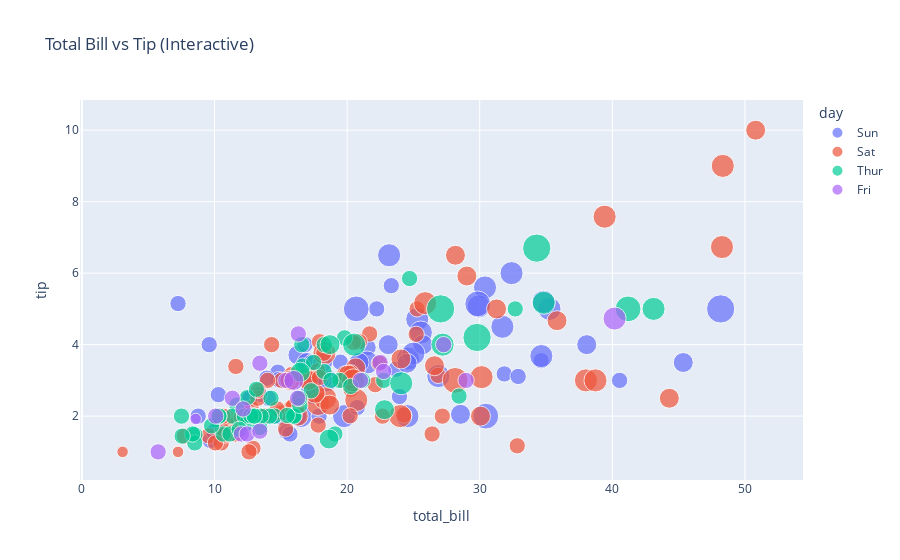

Notebook source saved alongside this figure:
### Markdown cell above
# Exercise 7: Interactive Scatter Plot (Plotly)

### Code cell
# Exercise 7: Scatter total_bill vs tip, color=day, size=size, hover=time+smoker
import plotly.express as px

tips = px.data.tips()

fig = px.scatter(
    tips,
    x='total_bill',
    y='tip',
    color='day',           # Color by day
    size='size',           # Size by table size
    hover_data=['time', 'smoker'],  # Extra hover info
    title="Total Bill vs Tip (Interactive)"
)
fig.show()

### Figure 1 — Plotly figure (JSON) as saved in the notebook; plotly's stock layout.template omitted (floating-point values rounded to 4 significant figures; data arrays with more than 128 entries replaced by an {"elided": "..."} marker saying what was removed)
{"data": [{"customdata": {"elided": "76x2 str values"}, "hovertemplate": "day=Sun<br>total_bill=%{x}<br>tip=%{y}<br>size=%{marker.size}<br>time=%{customdata[0]}<br>smoker=%{customdata[1]}<extra></extra>", "legendgroup": "Sun", "marker": {"color": "#636efa", "size": [2, 3, 3, 2, 4, 4, 2, 4, 2, 2, 2, 4, 2, 4, 2, 2, 3, 3, 3, 2, 2, 2, 4, 2, 2, 4, 3, 2, 2, 2, 4, 2, 4, 2, 3, 2, 3, 2, 4, 2, 2, 3, 4, 4, 5, 6, 4, 2, 4, 4, 2, 3, 2, 2, 3, 2, 4, 2, 2, 2, 2, 2, 2, 2, 2, 4, 2, 3, 4, 2, 5, 3, 5, 3, 3, 2], "sizemode": "area", "sizeref": 0.015, "symbol": "circle"}, "mode": "markers", "name": "Sun", "orientation": "v", "showlegend": true, "x": [16.99, 10.34, 21.01, 23.68, 24.59, 25.29, 8.77, 26.88, 15.04, 14.78, 10.27, 35.26, 15.42, 18.43, 14.83, 21.58, 10.33, 16.29, 16.97, 17.46, 13.94, 9.68, 30.4, 18.29, 22.23, 32.4, 28.55, 18.04, 12.54, 10.29, 34.81, 9.94, 25.56, 19.49, 38.07, 23.95, 25.71, 17.31, 29.93, 14.07, 13.13, 17.26, 24.55, 19.77, 29.85, 48.17, 25.0, 13.39, 16.49, 21.5, 12.66, 16.21, 13.81, 17.51, 24.52, 20.76, 31.71, 7.25, 31.85, 16.82, 32.9, 17.89, 14.48, 9.6, 34.63, 34.65, 23.33, 45.35, 23.17, 40.55, 20.69, 20.9, 30.46, 18.15, 23.1, 15.69], "xaxis": "x", "y": [1.01, 1.66, 3.5, 3.31, 3.61, 4.71, 2.0, 3.12, 1.96, 3.23, 1.71, 5.0, 1.57, 3.0, 3.02, 3.92, 1.67, 3.71, 3.5, 2.54, 3.06, 1.32, 5.6, 3.0, 5.0, 6.0, 2.05, 3.0, 2.5, 2.6, 5.2, 1.56, 4.34, 3.51, 4.0, 2.55, 4.0, 3.5, 5.07, 2.5, 2.0, 2.74, 2.0, 2.0, 5.14, 5.0, 3.75, 2.61, 2.0, 3.5, 2.5, 2.0, 2.0, 3.0, 3.48, 2.24, 4.5, 5.15, 3.18, 4.0, 3.11, 2.0, 2.0, 4.0, 3.55, 3.68, 5.65, 3.5, 6.5, 3.0, 5.0, 3.5, 2.0, 3.5, 4.0, 1.5], "yaxis": "y", "type": "scatter"}, {"customdata": {"elided": "87x2 str values"}, "hovertemplate": "day=Sat<br>total_bill=%{x}<br>tip=%{y}<br>size=%{marker.size}<br>time=%{customdata[0]}<br>smoker=%{customdata[1]}<extra></extra>", "legendgroup": "Sat", "marker": {"color": "#EF553B", "size": [3, 2, 2, 2, 4, 2, 4, 2, 2, 2, 2, 2, 4, 2, 4, 2, 3, 3, 3, 3, 3, 3, 4, 2, 2, 4, 2, 2, 2, 4, 3, 3, 2, 1, 2, 2, 2, 3, 2, 2, 2, 2, 2, 3, 2, 2, 2, 2, 2, 2, 2, 2, 1, 2, 2, 3, 2, 3, 4, 2, 2, 3, 4, 4, 2, 3, 2, 5, 2, 2, 4, 4, 2, 2, 4, 3, 2, 2, 2, 2, 2, 2, 3, 3, 2, 2, 2], "sizemode": "area", "sizeref": 0.015, "symbol": "circle"}, "mode": "markers", "name": "Sat", "orientation": "v", "showlegend": true, "x": [20.65, 17.92, 20.29, 15.77, 39.42, 19.82, 17.81, 13.37, 12.69, 21.7, 19.65, 9.55, 18.35, 15.06, 20.69, 17.78, 24.06, 16.31, 16.93, 18.69, 31.27, 16.04, 38.01, 26.41, 11.24, 48.27, 20.29, 13.81, 11.02, 18.29, 17.59, 20.08, 16.45, 3.07, 20.23, 15.01, 12.02, 17.07, 26.86, 25.28, 14.73, 10.51, 17.92, 44.3, 22.42, 20.92, 15.36, 20.49, 25.21, 18.24, 14.31, 14.0, 7.25, 10.59, 10.63, 50.81, 15.81, 26.59, 38.73, 24.27, 12.76, 30.06, 25.89, 48.33, 13.27, 28.17, 12.9, 28.15, 11.59, 7.74, 30.14, 20.45, 13.28, 22.12, 24.01, 15.69, 11.61, 10.77, 15.53, 10.07, 12.6, 32.83, 35.83, 29.03, 27.18, 22.67, 17.82], "xaxis": "x", "y": [3.35, 4.08, 2.75, 2.23, 7.58, 3.18, 2.34, 2.0, 2.0, 4.3, 3.0, 1.45, 2.5, 3.0, 2.45, 3.27, 3.6, 2.0, 3.07, 2.31, 5.0, 2.24, 3.0, 1.5, 1.76, 6.73, 3.21, 2.0, 1.98, 3.76, 2.64, 3.15, 2.47, 1.0, 2.01, 2.09, 1.97, 3.0, 3.14, 5.0, 2.2, 1.25, 3.08, 2.5, 3.48, 4.08, 1.64, 4.06, 4.29, 3.76, 4.0, 3.0, 1.0, 1.61, 2.0, 10.0, 3.16, 3.41, 3.0, 2.03, 2.23, 2.0, 5.16, 9.0, 2.5, 6.5, 1.1, 3.0, 1.5, 1.44, 3.09, 3.0, 2.72, 2.88, 2.0, 3.0, 3.39, 1.47, 3.0, 1.25, 1.0, 1.17, 4.67, 5.92, 2.0, 2.0, 1.75], "yaxis": "y", "type": "scatter"}, {"customdata": [["Lunch", "No"], ["Lunch", "No"], ["Lunch", "No"], ["Lunch", "Yes"], ["Lunch", "No"], ["Lunch", "No"], ["Lunch", "Yes"], ["Lunch", "No"], ["Lunch", "No"], ["Lunch", "No"], ["Lunch", "No"], ["Lunch", "No"], ["Lunch", "No"], ["Lunch", "No"], ["Lunch", "No"], ["Lunch", "No"], ["Lunch", "No"], ["Lunch", "No"], ["Lunch", "No"], ["Lunch", "No"], ["Lunch", "No"], ["Lunch", "No"], ["Lunch", "No"], ["Lunch", "No"], ["Lunch", "No"], ["Lunch", "No"], ["Lunch", "No"], ["Lunch", "No"], ["Lunch", "No"], ["Lunch", "No"], ["Lunch", "No"], ["Lunch", "No"], ["Lunch", "No"], ["Lunch", "No"], ["Lunch", "Yes"], ["Lunch", "No"], ["Lunch", "No"], ["Lunch", "No"], ["Lunch", "No"], ["Lunch", "No"], ["Lunch", "No"], ["Lunch", "No"], ["Lunch", "No"], ["Lunch", "No"], ["Lunch", "No"], ["Lunch", "No"], ["Lunch", "Yes"], ["Lunch", "Yes"], ["Lunch", "Yes"], ["Lunch", "Yes"], ["Lunch", "No"], ["Lunch", "Yes"], ["Lunch", "Yes"], ["Lunch", "Yes"], ["Lunch", "Yes"], ["Lunch", "Yes"], ["Lunch", "Yes"], ["Lunch", "Yes"], ["Lunch", "Yes"], ["Lunch", "Yes"], ["Lunch", "Yes"], ["Dinner", "No"]], "hovertemplate": "day=Thur<br>total_bill=%{x}<br>tip=%{y}<br>size=%{marker.size}<br>time=%{customdata[0]}<br>smoker=%{customdata[1]}<extra></extra>", "legendgroup": "Thur", "marker": {"color": "#00cc96", "size": [4, 2, 2, 2, 2, 1, 2, 2, 4, 2, 2, 2, 2, 2, 2, 4, 2, 2, 2, 2, 2, 6, 2, 2, 2, 3, 2, 2, 2, 2, 2, 2, 2, 2, 2, 2, 2, 6, 5, 6, 2, 2, 3, 2, 2, 2, 2, 2, 2, 2, 2, 2, 4, 2, 2, 3, 2, 2, 2, 4, 3, 2], "sizemode": "area", "sizeref": 0.015, "symbol": "circle"}, "mode": "markers", "name": "Thur", "orientation": "v", "showlegend": true, "x": [27.2, 22.76, 17.29, 19.44, 16.66, 10.07, 32.68, 15.98, 34.83, 13.03, 18.28, 24.71, 21.16, 10.65, 12.43, 24.08, 11.69, 13.42, 14.26, 15.95, 12.48, 29.8, 8.52, 14.52, 11.38, 22.82, 19.08, 20.27, 11.17, 12.26, 18.26, 8.51, 10.33, 14.15, 16.0, 13.16, 17.47, 34.3, 41.19, 27.05, 16.43, 8.35, 18.64, 11.87, 9.78, 7.51, 19.81, 28.44, 15.48, 16.58, 7.56, 10.34, 43.11, 13.0, 13.51, 18.71, 12.74, 13.0, 16.4, 20.53, 16.47, 18.78], "xaxis": "x", "y": [4.0, 3.0, 2.71, 3.0, 3.4, 1.83, 5.0, 2.03, 5.17, 2.0, 4.0, 5.85, 3.0, 1.5, 1.8, 2.92, 2.31, 1.68, 2.5, 2.0, 2.52, 4.2, 1.48, 2.0, 2.0, 2.18, 1.5, 2.83, 1.5, 2.0, 3.25, 1.25, 2.0, 2.0, 2.0, 2.75, 3.5, 6.7, 5.0, 5.0, 2.3, 1.5, 1.36, 1.63, 1.73, 2.0, 4.19, 2.56, 2.02, 4.0, 1.44, 2.0, 5.0, 2.0, 2.0, 4.0, 2.01, 2.0, 2.5, 4.0, 3.23, 3.0], "yaxis": "y", "type": "scatter"}, {"customdata": [["Dinner", "Yes"], ["Dinner", "No"], ["Dinner", "Yes"], ["Dinner", "Yes"], ["Dinner", "No"], ["Dinner", "Yes"], ["Dinner", "Yes"], ["Dinner", "Yes"], ["Dinner", "Yes"], ["Dinner", "No"], ["Dinner", "Yes"], ["Dinner", "Yes"], ["Lunch", "Yes"], ["Lunch", "Yes"], ["Lunch", "Yes"], ["Lunch", "No"], ["Lunch", "Yes"], ["Lunch", "Yes"], ["Lunch", "Yes"]], "hovertemplate": "day=Fri<br>total_bill=%{x}<br>tip=%{y}<br>size=%{marker.size}<br>time=%{customdata[0]}<br>smoker=%{customdata[1]}<extra></extra>", "legendgroup": "Fri", "marker": {"color": "#ab63fa", "size": [2, 2, 2, 2, 2, 4, 2, 2, 2, 2, 2, 2, 2, 2, 1, 3, 2, 2, 2], "sizemode": "area", "sizeref": 0.015, "symbol": "circle"}, "mode": "markers", "name": "Fri", "orientation": "v", "showlegend": true, "x": [28.97, 22.49, 5.75, 16.32, 22.75, 40.17, 27.28, 12.03, 21.01, 12.46, 11.35, 15.38, 12.16, 13.42, 8.58, 15.98, 13.42, 16.27, 10.09], "xaxis": "x", "y": [3.0, 3.5, 1.0, 4.3, 3.25, 4.73, 4.0, 1.5, 3.0, 1.5, 2.5, 3.0, 2.2, 3.48, 1.92, 3.0, 1.58, 2.5, 2.0], "yaxis": "y", "type": "scatter"}], "layout": {"xaxis": {"anchor": "y", "domain": [0.0, 1.0], "title": {"text": "total_bill"}}, "yaxis": {"anchor": "x", "domain": [0.0, 1.0], "title": {"text": "tip"}}, "legend": {"title": {"text": "day"}, "tracegroupgap": 0, "itemsizing": "constant"}, "title": {"text": "Total Bill vs Tip (Interactive)"}}}
